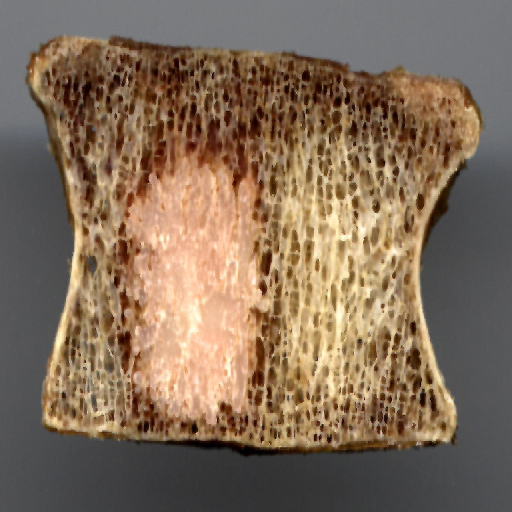
//> input picture ex_3_fourier/Wirbel.png, 512 x 512 px
$ ./magnitude Wirbel.png   (built with g++ and OpenCV 4)
//> lines starting //> are read from the running program, lines starting //| are printed output that depends on the picture
#include <iostream>
#include <opencv2/core/core.hpp>
#include <opencv2/imgproc/imgproc.hpp>
#include <opencv2/highgui/highgui.hpp>

using namespace std;
using namespace cv;

static void invert(Mat& image)
{
    for (int row = 0; row < image.rows; row++) {
        for (int col = 0; col < image.cols; col++) {
            image.at<float>(row, col) = 1.0 - image.at<float>(row, col);
        }
    }
}

int main(int argc, char const *argv[])
{
    if (argc < 2) {
        cerr << "Usage: ./magnitude <image>" << endl;
    }

    const string filename = argv[1];
    Mat image = imread(filename, CV_LOAD_IMAGE_GRAYSCALE);
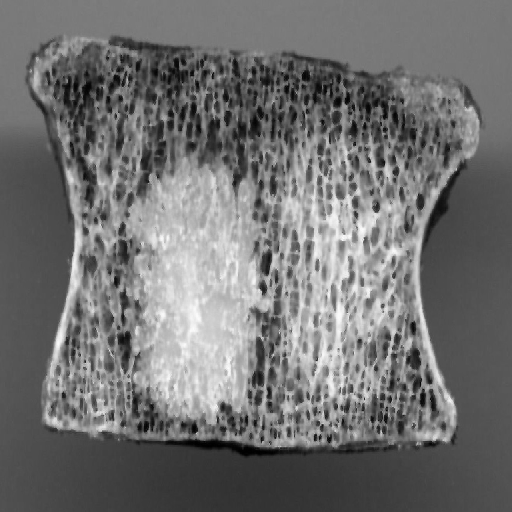
//> image: 512 rows x 512 cols, CV_8UC1; min 0, max 252, mean 113.2

    if (image.empty()) {
        return -1;
    }

    // expand image to optimal size for DFT
    Mat padded;

    // performance of DFT depends on image size. It tends to be the fastest
    // for images sizes that are multiple of 2, 3 and 5
    // (see FFT - Fast Fourier Transformation)
    int m = getOptimalDFTSize(image.rows);
//> m = 512
    int n = getOptimalDFTSize(image.cols);
//> n = 512

    copyMakeBorder(image, padded,
        0,              // top
        m - image.rows, // bottom
        0,              // left
        n - image.cols, // right
        BORDER_CONSTANT,
        Scalar::all(0)  // fill border black
    );

    // Adds a complex channel to the current image.
    // All complex parts are zero for now
    Mat planes[] = {
        Mat_<float>(padded),
        Mat::zeros(padded.size(), CV_32F),
    };
//> planes[1]: 512 rows x 512 cols, CV_32FC1; every value is 0
    Mat complex_image;
    merge(planes, 2, complex_image);

    dft(complex_image, complex_image);

    // planes[0] = Re(complex_image)
    // planes[1] = Im(complex_image)
    split(complex_image, planes);

    // transform the real and complex values to magnitude
    //
    //     M(I) = sqrt(Re(I)^2 + Im((I)^2)
    //
    Mat magnitude_image;
    magnitude(planes[0], planes[1], magnitude_image);

    // switch to logarithmic scale
    magnitude_image += Scalar::all(1);
    log(magnitude_image, magnitude_image);

    // cut off the padded values, if it has an odd number of rows or cols
    magnitude_image = magnitude_image(Rect(0, 0,
                                      magnitude_image.cols & -2,
                                      magnitude_image.rows & -2));

    // Rearrange the quadrants of the fourier image, so that the origin is at the
    // image center

    int center_x = magnitude_image.cols / 2;
//> center_x = 256
    int center_y = magnitude_image.rows / 2;
//> center_y = 256

    // Create a ROI (region of image)
    Mat q0(magnitude_image, Rect(0, 0, center_x, center_y));        // top left
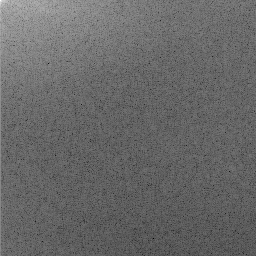
//> q0: 256 rows x 256 cols, CV_32FC1; min 1.39, max 17.21, mean 7.87; drawn with min black and max white
    Mat q1(magnitude_image, Rect(center_x, 0, center_x, center_y)); // top right
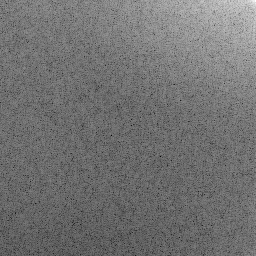
//> q1: 256 rows x 256 cols, CV_32FC1; min 2.3, max 14.69, mean 7.86; drawn with min black and max white
    Mat q2(magnitude_image, Rect(0, center_y, center_x, center_y)); // bottom left
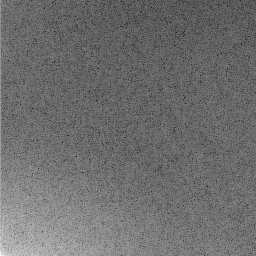
//> q2: 256 rows x 256 cols, CV_32FC1; min 2.3, max 15.14, mean 7.86; drawn with min black and max white
    Mat q3(magnitude_image, Rect(center_x, center_y, center_x, center_y)); // bottom right
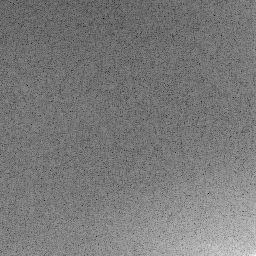
//> q3: 256 rows x 256 cols, CV_32FC1; min 1.39, max 14.86, mean 7.85; drawn with min black and max white

    // swap quadrants
    //
    // top left with bottom right
    Mat tmp;
    q0.copyTo(tmp);
    q3.copyTo(q0);
    tmp.copyTo(q3);

    // top right with bottom left
    q1.copyTo(tmp);
    q2.copyTo(q1);
    tmp.copyTo(q2);
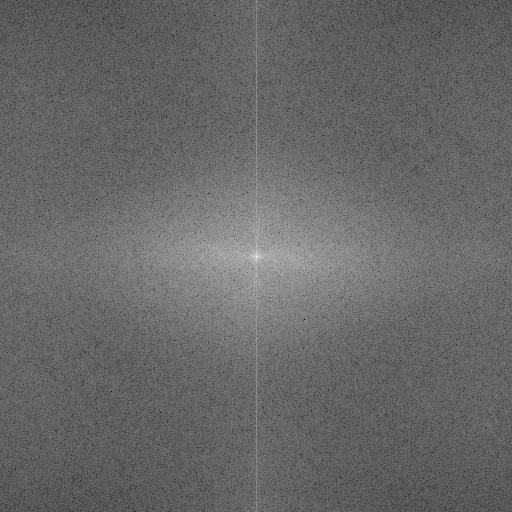
//> magnitude_image: 512 rows x 512 cols, CV_32FC1; min 1.39, max 17.21, mean 7.86; drawn with min black and max white

    // Transform the matrix with float values [0,1] into a viewable grayscale
    // image.
    normalize(magnitude_image, magnitude_image, 0, 1, CV_MINMAX);

    // cout << magnitude_image << endl;

    invert(magnitude_image);
//> after the loop in invert, `for (int row = 0; row < image.rows; row++)`:
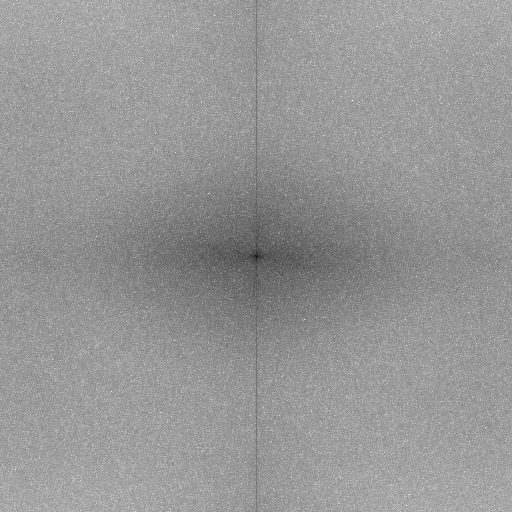
//> image: 512 rows x 512 cols, CV_32FC1; min 0, max 1, mean 0.591

    imshow("Input", image);
    imshow("spectrum magnitude", magnitude_image);

    // wait for ESC key
    cout << "Press ESC to exit ..." << endl;
    while (true) {
        if ((uchar)waitKey(0) == 27) {
//> the Esc key is pressed
            break;
        }
    }

    return 0;
}
